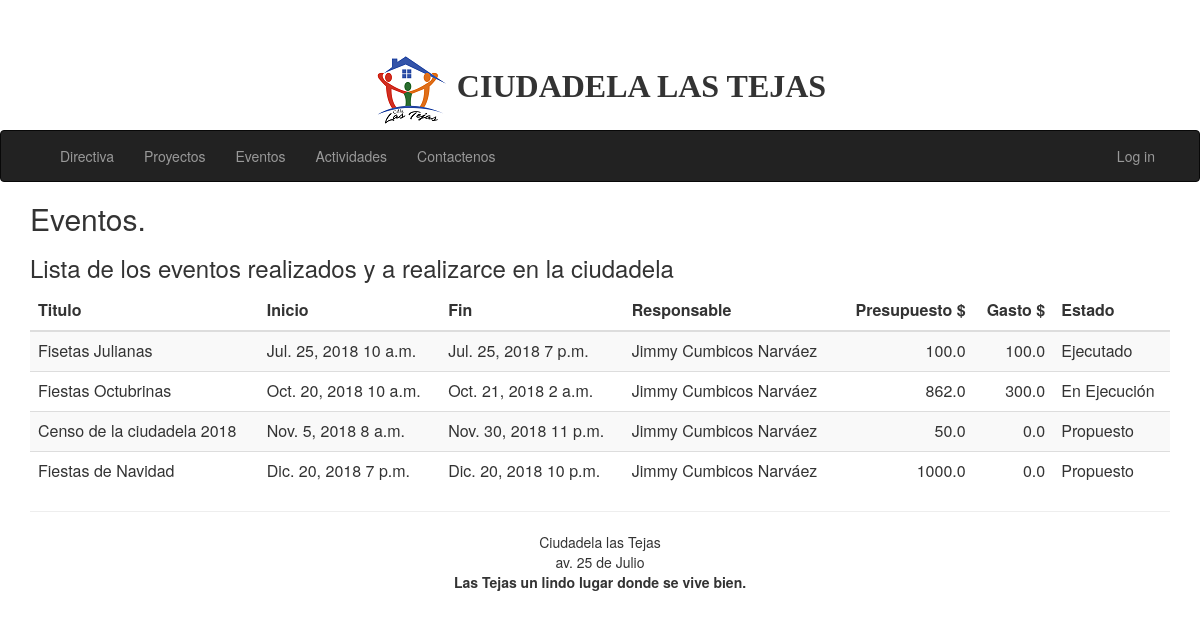
/eventos, run on the app's committed database.
### app/models.py (models this page shows)
class Evento(models.Model):
    Titulo = models.CharField(max_length= 100)
    Descripcion = models.TextField(null=True)
    FechaDeInicioEstimada = models.DateField()
    HoraDeInicioEstimada = models.TimeField()
    FechaDeFinalizacionEstimada = models.DateField()
    HoraDeFinalizacionEstimada = models.TimeField()
    Beneficiarios = models.TextField(null=True)
    Responsable = models.ForeignKey(Habitante,null= True, on_delete=models.SET_NULL)
    Presupuesto = models.FloatField(null=True)
    Donadores = models.TextField(null=True)
    Gastos = models.FloatField(null=True)
    Programa = models.TextField(null=True)
    Estado = models.CharField(max_length= 20)
    Observaciones = models.TextField(null=True)

class Habitante(models.Model):
    Nombres = models.CharField(max_length= 20)
    Apellidos = models.CharField(max_length=20)
    ManzanaAsignada = models.ForeignKey(Manzana,null=True, on_delete = models.SET_NULL)
    VillaAsignada = models.ForeignKey(Villa,null= True, on_delete=models.SET_NULL)
    Observaciones = models.TextField(null=True)

### app/views.py (the view)
# urls.py: url(r'^eventos$', app.views.eventos, name='eventos'),
def eventos(request):
    conjunto = Evento.objects.all()
    assert isinstance(request, HttpRequest)
    return render(
        request,
        'app/eventos.html',
        {
            'title':'Eventos',
            'message':'Lista de los eventos realizados y a realizarce en la ciudadela',
            'conjunto':conjunto,
        }
    )

### app/templates/app/eventos.html
{% extends "app/layout.html" %}
{% block content %}
<h2>{{ title }}.</h2>
<h3>{{ message }}</h3>
<div class="table-responsive">
<table class="table table-striped table-sm">
    <thead>
        <tr>
            <th>Titulo</th>
            <th>Inicio</th>
            <th>Fin</th>
            <th>Responsable</th>
            <th style="text-align:right;">Presupuesto $</th>
            <th style="text-align:right;">Gasto $</th>
            <th>Estado</th>
        </tr>
    </thead>
{% for evento in conjunto %}
    <tr>
        <td>
            {{evento.Titulo}}
        </td>
        <td>
            {{evento.FechaDeInicioEstimada}} {{evento.HoraDeInicioEstimada}}
        </td>
        <td>
            {{evento.FechaDeFinalizacionEstimada}} {{evento.HoraDeFinalizacionEstimada}}
        </td>
        <td>
            {{evento.Responsable.Nombres}} {{evento.Responsable.Apellidos}}
        </td>
        <td style="text-align:right;">
            {{evento.Presupuesto}}
        </td>
        <td style="text-align:right;">
            {{evento.Gastos}}
        </td>
        <td>
            {{evento.Estado}}
        </td>
    </tr>
{% endfor %}
</table>
</div>
{% endblock %}

### app/static/app/content/site.css (style rules this page uses)
body { padding-top: 50px; padding-bottom: 20px; }

### data on the page
Evento: Titulo "Fisetas Julianas", FechaDeInicioEstimada "Jul. 25, 2018", HoraDeInicioEstimada "10 a.m.", FechaDeFinalizacionEstimada "Jul. 25, 2018", HoraDeFinalizacionEstimada "7 p.m.", Responsable.Nombres "Jimmy", Responsable.Apellidos "Cumbicos Narváez", Presupuesto "100.0", Gastos "100.0", Estado "Ejecutado"
Evento: Titulo "Fiestas Octubrinas", FechaDeInicioEstimada "Oct. 20, 2018", HoraDeInicioEstimada "10 a.m.", FechaDeFinalizacionEstimada "Oct. 21, 2018", HoraDeFinalizacionEstimada "2 a.m.", Responsable.Nombres "Jimmy", Responsable.Apellidos "Cumbicos Narváez", Presupuesto "862.0", Gastos "300.0", Estado "En Ejecución"
Evento: Titulo "Censo de la ciudadela 2018", FechaDeInicioEstimada "Nov. 5, 2018", HoraDeInicioEstimada "8 a.m.", FechaDeFinalizacionEstimada "Nov. 30, 2018", HoraDeFinalizacionEstimada "11 p.m.", Responsable.Nombres "Jimmy", Responsable.Apellidos "Cumbicos Narváez", Presupuesto "50.0", Gastos "0.0", Estado "Propuesto"
Evento: Titulo "Fiestas de Navidad", FechaDeInicioEstimada "Dic. 20, 2018", HoraDeInicioEstimada "7 p.m.", FechaDeFinalizacionEstimada "Dic. 20, 2018", HoraDeFinalizacionEstimada "10 p.m.", Responsable.Nombres "Jimmy", Responsable.Apellidos "Cumbicos Narváez", Presupuesto "1000.0", Gastos "0.0", Estado "Propuesto"

### other printed values
{{ title }} "Eventos"
{{ message }} "Lista de los eventos realizados y a realizarce en la ciudadela"
